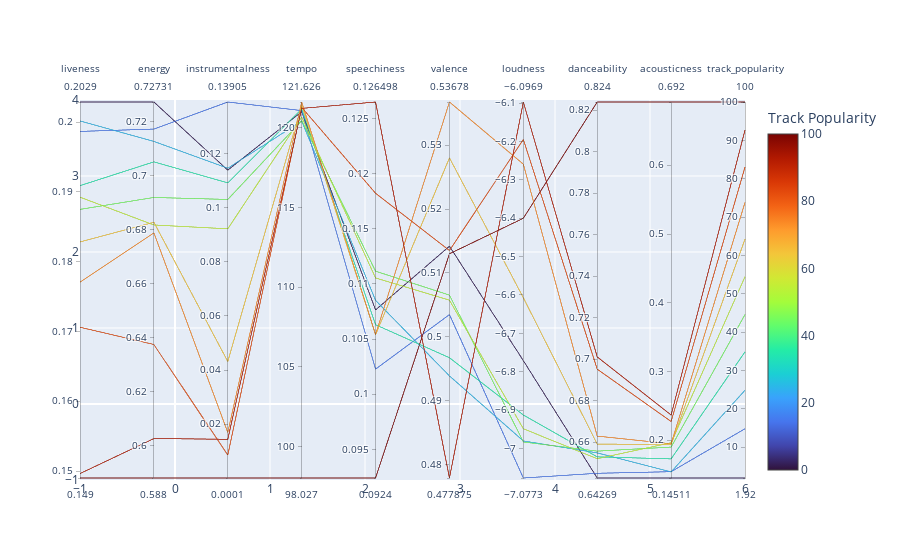

This figure's notebook cell:
### Code cell
df_numeric = df.select_dtypes(float)
df_numeric["track_popularity"] = df["track_popularity"]

df_numeric["popularity_bin"] = (df_numeric["track_popularity"] // 10)

df_grouped = df_numeric.groupby("popularity_bin").mean().reset_index()

df_numeric = df_grouped.select_dtypes(float)

# Étape 4 : Construire les dimensions pour le graphique
dimensions = [
    dict(label=col, values=df_numeric[col]) for col in df_numeric.columns
]

feature_order = ["liveness", "energy", "instrumentalness", "tempo",
                 "speechiness", "valence", "loudness", "danceability",
                 "acousticness", "track_popularity"]

dimensions = [dict(label=col, values=df_numeric[col]) for col in feature_order if col in df_numeric.columns]
colorscale = "Turbo"

fig = go.Figure(data=go.Parcoords(
    line=dict(color=df_numeric["track_popularity"],
              colorscale=colorscale,
              cmin=0, cmax=100),
            dimensions=dimensions
))

# Add a dummy Scatter trace to force the display of the colorbar
fig.add_trace(go.Scatter(
    x=[None], y=[None],  # Invisible points
    mode='markers',
    marker=dict(
        colorscale=colorscale,
        cmin=0, cmax=100,
        colorbar=dict(title="Track Popularity"),  # Add colorbar here
    ),
    showlegend=False
))

fig.show()

### Figure 1 — Plotly figure (JSON) as saved in the notebook; plotly's stock layout.template omitted (floating-point values rounded to 4 significant figures)
{"data": [{"dimensions": [{"label": "liveness", "values": [0.2029, 0.1987, 0.2002, 0.1909, 0.1875, 0.1893, 0.1828, 0.1771, 0.1706, 0.1496, 0.149]}, {"label": "energy", "values": [0.7273, 0.7173, 0.7127, 0.7051, 0.6919, 0.6818, 0.6828, 0.6788, 0.6375, 0.6026, 0.588]}, {"label": "instrumentalness", "values": [0.1139, 0.139, 0.1146, 0.1092, 0.103, 0.09219, 0.04315, 0.01692, 0.008583, 0.01441, 0.000104]}, {"label": "tempo", "values": [121.0, 121.1, 120.4, 121.2, 120.5, 120.7, 121.4, 121.6, 121.3, 121.2, 98.03]}, {"label": "speechiness", "values": [0.1076, 0.1023, 0.1085, 0.1063, 0.1112, 0.1105, 0.1054, 0.1054, 0.1182, 0.1265, 0.0924]}, {"label": "valence", "values": [0.5142, 0.5035, 0.4939, 0.4967, 0.5065, 0.5057, 0.528, 0.5368, 0.5135, 0.4779, 0.513]}, {"label": "loudness", "values": [-6.771, -7.077, -6.981, -6.913, -6.983, -6.949, -6.607, -6.259, -6.194, -6.097, -6.4]}, {"label": "danceability", "values": [0.6427, 0.645, 0.6548, 0.6529, 0.6557, 0.652, 0.6591, 0.6629, 0.6952, 0.7011, 0.824]}, {"label": "acousticness", "values": [0.1451, 0.1543, 0.154, 0.1729, 0.1901, 0.1964, 0.1938, 0.1948, 0.2273, 0.2367, 0.692]}, {"label": "track_popularity", "values": [1.922, 14.77, 24.81, 34.82, 44.55, 54.42, 64.23, 73.8, 83.03, 92.67, 100.0]}], "line": {"cmax": 100, "cmin": 0, "color": [1.922, 14.77, 24.81, 34.82, 44.55, 54.42, 64.23, 73.8, 83.03, 92.67, 100.0], "colorscale": [[0, "#30123b"], [0.07143, "#4145ab"], [0.1429, "#4675ed"], [0.2143, "#39a2fc"], [0.2857, "#1bcfd4"], [0.3571, "#24eca6"], [0.4286, "#61fc6c"], [0.5, "#a4fc3b"], [0.5714, "#d1e834"], [0.6429, "#f3c63a"], [0.7143, "#fe9b2d"], [0.7857, "#f36315"], [0.8571, "#d93806"], [0.9286, "#b11901"], [1, "#7a0402"]]}, "type": "parcoords"}, {"marker": {"cmax": 100, "cmin": 0, "colorbar": {"title": {"text": "Track Popularity"}}, "colorscale": [[0, "#30123b"], [0.07143, "#4145ab"], [0.1429, "#4675ed"], [0.2143, "#39a2fc"], [0.2857, "#1bcfd4"], [0.3571, "#24eca6"], [0.4286, "#61fc6c"], [0.5, "#a4fc3b"], [0.5714, "#d1e834"], [0.6429, "#f3c63a"], [0.7143, "#fe9b2d"], [0.7857, "#f36315"], [0.8571, "#d93806"], [0.9286, "#b11901"], [1, "#7a0402"]]}, "mode": "markers", "showlegend": false, "type": "scatter", "x": [null], "y": [null]}], "layout": {}}
